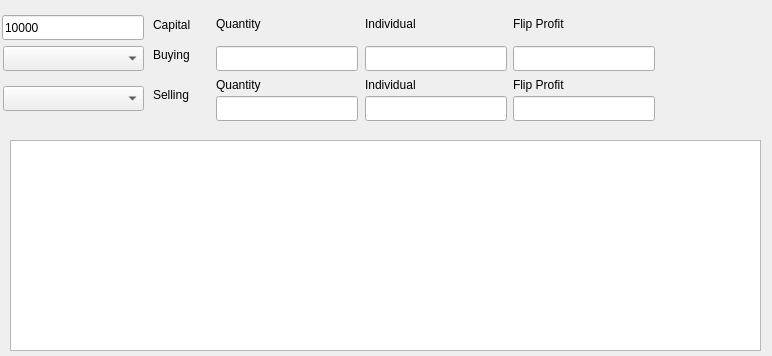
<?xml version="1.0" encoding="UTF-8"?>
<ui version="4.0">
 <class>New_World_Trading_Post</class>
 <widget class="QWidget" name="New_World_Trading_Post">
  <property name="geometry">
   <rect>
    <x>0</x>
    <y>0</y>
    <width>772</width>
    <height>356</height>
   </rect>
  </property>
  <property name="windowTitle">
   <string>Form</string>
  </property>
  <widget class="QLabel" name="sell_individual_label">
   <property name="geometry">
    <rect>
     <x>365</x>
     <y>76</y>
     <width>66</width>
     <height>17</height>
    </rect>
   </property>
   <property name="text">
    <string>Individual</string>
   </property>
  </widget>
  <widget class="QLineEdit" name="sellQuantity">
   <property name="geometry">
    <rect>
     <x>216</x>
     <y>96</y>
     <width>142</width>
     <height>25</height>
    </rect>
   </property>
  </widget>
  <widget class="QLineEdit" name="buyFlip">
   <property name="geometry">
    <rect>
     <x>513</x>
     <y>46</y>
     <width>142</width>
     <height>25</height>
    </rect>
   </property>
  </widget>
  <widget class="QLineEdit" name="buyIndividual">
   <property name="geometry">
    <rect>
     <x>365</x>
     <y>46</y>
     <width>142</width>
     <height>25</height>
    </rect>
   </property>
  </widget>
  <widget class="QLabel" name="capital_label">
   <property name="geometry">
    <rect>
     <x>153</x>
     <y>16</y>
     <width>48</width>
     <height>17</height>
    </rect>
   </property>
   <property name="text">
    <string>Capital</string>
   </property>
  </widget>
  <widget class="QComboBox" name="buy_comboBox">
   <property name="geometry">
    <rect>
     <x>3</x>
     <y>46</y>
     <width>141</width>
     <height>25</height>
    </rect>
   </property>
   <item>
    <property name="text">
     <string/>
    </property>
   </item>
   <item>
    <property name="text">
     <string>Charcoal</string>
    </property>
   </item>
   <item>
    <property name="text">
     <string>Iron Ore</string>
    </property>
   </item>
   <item>
    <property name="text">
     <string>Starmetal Ore</string>
    </property>
   </item>
   <item>
    <property name="text">
     <string>Orichalcum Ore</string>
    </property>
   </item>
   <item>
    <property name="text">
     <string>Silver Ore</string>
    </property>
   </item>
   <item>
    <property name="text">
     <string>Gold Ore</string>
    </property>
   </item>
   <item>
    <property name="text">
     <string>Platinum Ore</string>
    </property>
   </item>
   <item>
    <property name="text">
     <string>Iron Ingot</string>
    </property>
   </item>
   <item>
    <property name="text">
     <string>Steel Ingot</string>
    </property>
   </item>
   <item>
    <property name="text">
     <string>Starmetal Ingot</string>
    </property>
   </item>
   <item>
    <property name="text">
     <string>Orichalcum Ingot</string>
    </property>
   </item>
   <item>
    <property name="text">
     <string>Silver Ingot</string>
    </property>
   </item>
   <item>
    <property name="text">
     <string>Gold Ingot</string>
    </property>
   </item>
   <item>
    <property name="text">
     <string>Platinum Ingot</string>
    </property>
   </item>
   <item>
    <property name="text">
     <string>Stone</string>
    </property>
   </item>
   <item>
    <property name="text">
     <string>Stone Block</string>
    </property>
   </item>
   <item>
    <property name="text">
     <string>Stone Brick</string>
    </property>
   </item>
   <item>
    <property name="text">
     <string>Lodestone</string>
    </property>
   </item>
   <item>
    <property name="text">
     <string>Lodestone Brick</string>
    </property>
   </item>
   <item>
    <property name="text">
     <string>Obsidian Voidstone</string>
    </property>
   </item>
   <item>
    <property name="text">
     <string>Fibers</string>
    </property>
   </item>
   <item>
    <property name="text">
     <string>Silk Threads</string>
    </property>
   </item>
   <item>
    <property name="text">
     <string>Wirefiber</string>
    </property>
   </item>
   <item>
    <property name="text">
     <string>Linen</string>
    </property>
   </item>
   <item>
    <property name="text">
     <string>Sateen</string>
    </property>
   </item>
   <item>
    <property name="text">
     <string>Silk</string>
    </property>
   </item>
   <item>
    <property name="text">
     <string>Infused Silk</string>
    </property>
   </item>
   <item>
    <property name="text">
     <string>Green Wood</string>
    </property>
   </item>
   <item>
    <property name="text">
     <string>Aged Wood</string>
    </property>
   </item>
   <item>
    <property name="text">
     <string>Timber</string>
    </property>
   </item>
   <item>
    <property name="text">
     <string>Lumber</string>
    </property>
   </item>
   <item>
    <property name="text">
     <string>Wyrdwood</string>
    </property>
   </item>
   <item>
    <property name="text">
     <string>Ironwood</string>
    </property>
   </item>
   <item>
    <property name="text">
     <string>Wyrdwood Plank</string>
    </property>
   </item>
   <item>
    <property name="text">
     <string>Ironwood Plank</string>
    </property>
   </item>
   <item>
    <property name="text">
     <string>Rawhide</string>
    </property>
   </item>
   <item>
    <property name="text">
     <string>Thick Hide</string>
    </property>
   </item>
   <item>
    <property name="text">
     <string>Iron Hide</string>
    </property>
   </item>
   <item>
    <property name="text">
     <string>Coarse Leather</string>
    </property>
   </item>
   <item>
    <property name="text">
     <string>Rugged Leather</string>
    </property>
   </item>
   <item>
    <property name="text">
     <string>Layered Leather</string>
    </property>
   </item>
   <item>
    <property name="text">
     <string>Infused Leather</string>
    </property>
   </item>
   <item>
    <property name="text">
     <string>Sandpaper</string>
    </property>
   </item>
   <item>
    <property name="text">
     <string>Tannin</string>
    </property>
   </item>
   <item>
    <property name="text">
     <string>Crossweave</string>
    </property>
   </item>
   <item>
    <property name="text">
     <string>Flux</string>
    </property>
   </item>
   <item>
    <property name="text">
     <string>Arcane Lodestone</string>
    </property>
   </item>
  </widget>
  <widget class="QLineEdit" name="Capital">
   <property name="geometry">
    <rect>
     <x>2</x>
     <y>15</y>
     <width>142</width>
     <height>25</height>
    </rect>
   </property>
   <property name="text">
    <string>10000</string>
   </property>
  </widget>
  <widget class="QLabel" name="buy_flip_label">
   <property name="geometry">
    <rect>
     <x>513</x>
     <y>15</y>
     <width>68</width>
     <height>17</height>
    </rect>
   </property>
   <property name="text">
    <string>Flip Profit</string>
   </property>
  </widget>
  <widget class="QLabel" name="buy_quantity_label">
   <property name="geometry">
    <rect>
     <x>216</x>
     <y>15</y>
     <width>61</width>
     <height>17</height>
    </rect>
   </property>
   <property name="text">
    <string>Quantity</string>
   </property>
  </widget>
  <widget class="QLabel" name="sell_flip_label">
   <property name="geometry">
    <rect>
     <x>513</x>
     <y>76</y>
     <width>68</width>
     <height>17</height>
    </rect>
   </property>
   <property name="text">
    <string>Flip Profit</string>
   </property>
  </widget>
  <widget class="QLabel" name="buy_individual_label">
   <property name="geometry">
    <rect>
     <x>365</x>
     <y>15</y>
     <width>66</width>
     <height>17</height>
    </rect>
   </property>
   <property name="text">
    <string>Individual</string>
   </property>
  </widget>
  <widget class="QLineEdit" name="buyQuantity">
   <property name="geometry">
    <rect>
     <x>216</x>
     <y>46</y>
     <width>142</width>
     <height>25</height>
    </rect>
   </property>
   <property name="text">
    <string/>
   </property>
  </widget>
  <widget class="QLabel" name="sell_quantity_label">
   <property name="geometry">
    <rect>
     <x>216</x>
     <y>76</y>
     <width>61</width>
     <height>17</height>
    </rect>
   </property>
   <property name="text">
    <string>Quantity</string>
   </property>
  </widget>
  <widget class="QLineEdit" name="sellIndividul">
   <property name="geometry">
    <rect>
     <x>365</x>
     <y>96</y>
     <width>142</width>
     <height>25</height>
    </rect>
   </property>
  </widget>
  <widget class="QLabel" name="buy_label">
   <property name="geometry">
    <rect>
     <x>153</x>
     <y>46</y>
     <width>47</width>
     <height>17</height>
    </rect>
   </property>
   <property name="text">
    <string>Buying</string>
   </property>
  </widget>
  <widget class="QLabel" name="sell_label">
   <property name="geometry">
    <rect>
     <x>153</x>
     <y>86</y>
     <width>46</width>
     <height>17</height>
    </rect>
   </property>
   <property name="text">
    <string>Selling</string>
   </property>
  </widget>
  <widget class="QLineEdit" name="sellFlip">
   <property name="geometry">
    <rect>
     <x>513</x>
     <y>96</y>
     <width>142</width>
     <height>25</height>
    </rect>
   </property>
  </widget>
  <widget class="QComboBox" name="sell_comboBox">
   <property name="geometry">
    <rect>
     <x>3</x>
     <y>86</y>
     <width>141</width>
     <height>25</height>
    </rect>
   </property>
   <item>
    <property name="text">
     <string/>
    </property>
   </item>
   <item>
    <property name="text">
     <string>Charcoal</string>
    </property>
   </item>
   <item>
    <property name="text">
     <string>Iron Ingot</string>
    </property>
   </item>
   <item>
    <property name="text">
     <string>Steel Ingot</string>
    </property>
   </item>
   <item>
    <property name="text">
     <string>Starmetal Ingot</string>
    </property>
   </item>
   <item>
    <property name="text">
     <string>Orichalcum Ingot</string>
    </property>
   </item>
   <item>
    <property name="text">
     <string>Silver Ingot</string>
    </property>
   </item>
   <item>
    <property name="text">
     <string>Gold Ingot</string>
    </property>
   </item>
   <item>
    <property name="text">
     <string>Platinum Ingot</string>
    </property>
   </item>
   <item>
    <property name="text">
     <string>Stone Block</string>
    </property>
   </item>
   <item>
    <property name="text">
     <string>Stone Brick</string>
    </property>
   </item>
   <item>
    <property name="text">
     <string>Lodestone Brick</string>
    </property>
   </item>
   <item>
    <property name="text">
     <string>Obsidian Voidstone</string>
    </property>
   </item>
   <item>
    <property name="text">
     <string>Linen</string>
    </property>
   </item>
   <item>
    <property name="text">
     <string>Sateen</string>
    </property>
   </item>
   <item>
    <property name="text">
     <string>Silk</string>
    </property>
   </item>
   <item>
    <property name="text">
     <string>Infused Silk</string>
    </property>
   </item>
   <item>
    <property name="text">
     <string>Timber</string>
    </property>
   </item>
   <item>
    <property name="text">
     <string>Lumber</string>
    </property>
   </item>
   <item>
    <property name="text">
     <string>Wyrdwood Plank</string>
    </property>
   </item>
   <item>
    <property name="text">
     <string>Ironwood Plank</string>
    </property>
   </item>
   <item>
    <property name="text">
     <string>Coarse Leather</string>
    </property>
   </item>
   <item>
    <property name="text">
     <string>Rugged Leather</string>
    </property>
   </item>
   <item>
    <property name="text">
     <string>Layered Leather</string>
    </property>
   </item>
   <item>
    <property name="text">
     <string>Infused Leather</string>
    </property>
   </item>
  </widget>
  <widget class="QTextEdit" name="debug">
   <property name="geometry">
    <rect>
     <x>10</x>
     <y>140</y>
     <width>751</width>
     <height>211</height>
    </rect>
   </property>
  </widget>
 </widget>
 <resources/>
 <connections/>
</ui>
